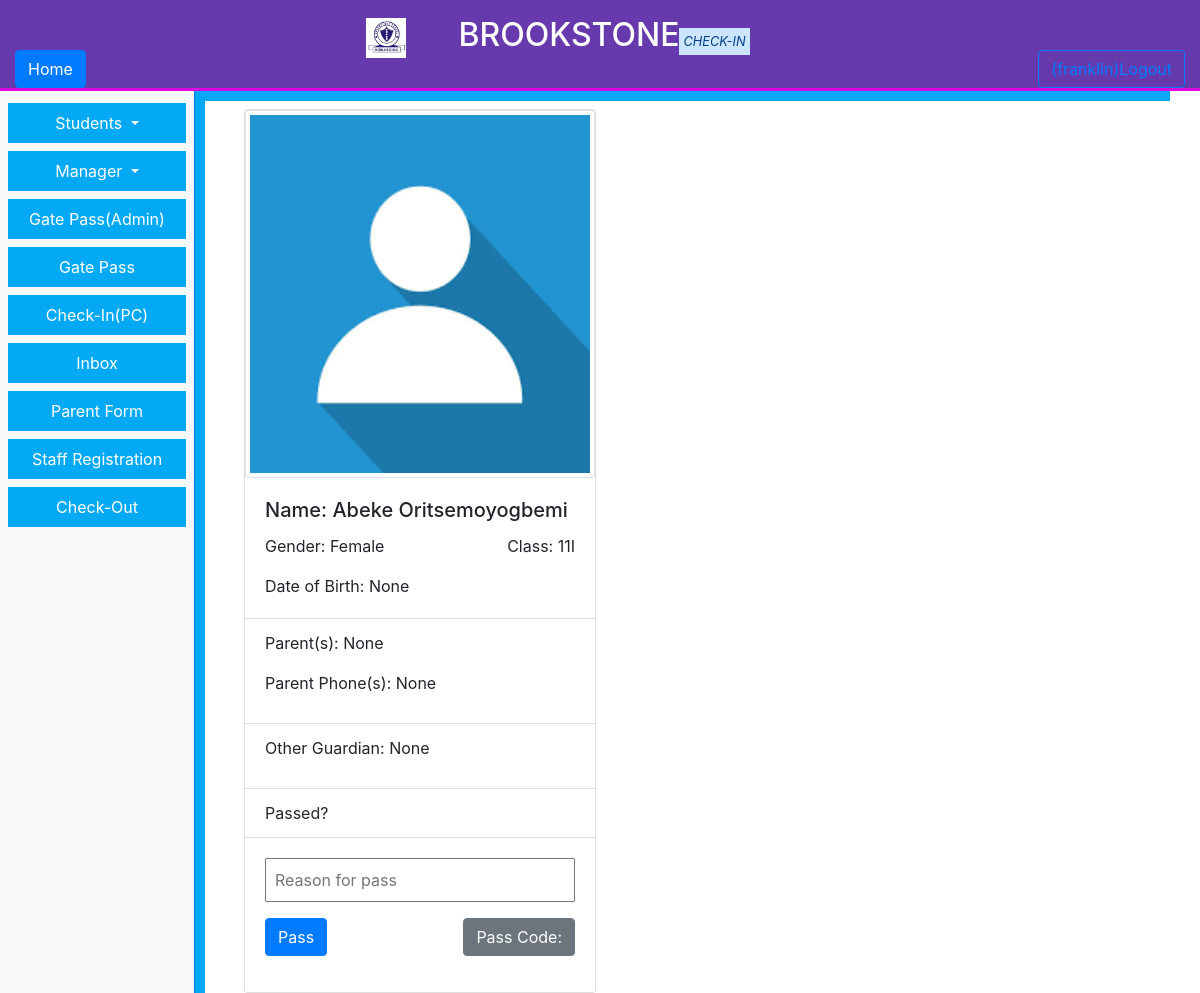
The app's page /Pass/viewCheckInProfileAdmin/5766 (signed in) with its own data.
### StudentManager/models.py (models this page shows, shortened)
class Students(models.Model):
    CheckinSeason = models.CharField(max_length=100, verbose_name="Check-In Season")
    SID = models.CharField(max_length=100, verbose_name="Student ID", null=True, blank=True)
    FirstName = models.CharField(max_length=100, verbose_name="First Name", null=True)
    MiddleName = models.CharField(max_length=100, verbose_name="Middle Name", null=True, blank=True)
    LastName = models.CharField(max_length=100, verbose_name="Last Name", null=True)
    gender = [('Select', 'Select'), ('Male', 'Male'), ('Female', 'Female')]
    Gender = models.CharField(max_length=100, choices=gender, null=True)
    DateOfBirth = models.DateField(verbose_name="Date of Birth", null=True, blank=True)
    ReasonForAllowing = models.CharField(max_length=100, blank=True, verbose_name="Reason for Allowing",
                                         default="Fulfilled all requirements.")
    width_field = 600
    height_field = 400
    photo = models.ImageField(upload_to="upload/%Y/%M/%D/", default="default.png", max_length=255, width_field="width_field",
                              height_field="height_field", verbose_name="Student's Passport")
    yeargroup = [
        ('7', '7'), ('8', '8'), ('9', '9'), ('10', '10'), ('11', '11'), ('12', '12')
    ]
    YearGroup = models.CharField(max_length=10, verbose_name="Year Group", null=True)
    classname = [
                 ('07B', '07B'), ('07S', '07S'), ('07I', '07I'), ('07P', '07P'), ('07R', '07R'),
                 ('08B', '08B'), ('08S', '08S'), ('08I', '08I'), ('08P', '08P'), ('08R', '08R'),
                 ('09B', '09B'), ('09S', '09S'), ('09I', '09I'), ('09P', '09P'),
                 ('10B', '10B'), ('10S', '10S'), ('10I', '10I'), ('10P', '10P'),
                 ('11B', '11B'), ('11S', '11S'), ('11I', '11I'), ('11P', '11P'),
                 ('12B', '12B'), ('12S', '12S'), ('12I', '12I'), ('12P', '12P'), ('IFY', 'IFY'),]
    ClassName = models.CharField(max_length=5, choices=classname, verbose_name="Class Name", null=True)
    term = [('Select', 'Select'), ('Autumn', 'Autumn'), ('Spring', 'Spring'), ('Summer', 'Summer')]
    Term = models.CharField(max_length=10, verbose_name="Term", null=True, choices=term, blank=True)
    AcademicSession = models.CharField(max_length=15, verbose_name="Academic Session", null=True, blank=True)
    DateOfAdmission = models.DateField(verbose_name="Date of Admission", null=True, blank=True)
    checked = [
        ('No', 'No'),
        ('Yes', 'Yes')
    ]
    Clear = models.CharField(max_length=3, verbose_name="Allow to check-in?", choices=checked, default="No")
    CheckedIn = models.CharField(max_length=3, verbose_name="Checked-In", choices=checked, default="No")
    CheckedOut = models.CharField(max_length=3, verbose_name="Checked-Out", choices=checked, default="No")
    Parent1 = models.CharField(max_length=50, verbose_name="Parent Name", null=True, blank=True)
    Parent2 = models.CharField(max_length=50, verbose_name="Other Name", null=True, blank=True)
    ParentEmail = models.EmailField(max_length=100, verbose_name="Parent Email", null=True, blank=True)
    Parent1Phone = models.CharField(max_length=15, verbose_name="Parent Phone", null=True, blank=True)
    Parent2Phone = models.CharField(max_length=15, verbose_name="Other Phone", null=True, blank=True)
    Parent1Address = models.CharField(max_length=255, verbose_name="Parent Address", null=True, blank=True)
    Parent2Address = models.CharField(max_length=255, verbose_name="Other Address", null=True, blank=True)
    ParentPhoto = models.ImageField(upload_to="upload/%Y/%M/%D/", default="default.png", max_length=255,
                              width_field="width_field",
                              height_field="height_field", verbose_name="Parent's Passport")
    OtherPhoto = models.ImageField(upload_to="upload/%Y/%M/%D/", default="default.png", max_length=255,
                              width_field="width_field",
                              height_field="height_field", verbose_name="Other's Passport")
    Parent1Temp = models.CharField(max_length=50, verbose_name="Parent Name", null=True, blank=True)
    Parent2Temp = models.CharField(max_length=50, verbose_name="Other Name", null=True, blank=True)
    ParentEmailTemp = models.EmailField(max_length=100, verbose_name="Parent Email", null=True, blank=True)
    Parent1PhoneTemp = models.CharField(max_length=15, verbose_name="Parent Phone", null=True, blank=True)
    Parent2PhoneTemp = models.CharField(max_length=15, verbose_name="Other Phone", null=True, blank=True)
    Parent1AddressTemp = models.CharField(max_length=255, verbose_name="Parent Address", null=True, blank=True)
    Parent2AddressTemp = models.CharField(max_length=255, verbose_name="Other Address", null=True, blank=True)
    ParentPhotoTemp = models.ImageField(upload_to="upload/%Y/%M/%D/", default="default.png", max_length=255,
                                    width_field="width_field",
                                    height_field="height_field", verbose_name="Parent's Passport")
    OtherPhotoTemp = models.ImageField(upload_to="upload/%Y/%M/%D/", default="default.png", max_length=255,
                                   width_field="width_field",
                                   height_field="height_field", verbose_name="Other's Passport")
    Alternative = models.BooleanField(max_length=5, verbose_name="Please allow my child to be checked-in by the person whose details are provided below.",
                                      default=False)
    Inbox_timestamp = models.DateTimeField(auto_now_add=True)
    Approved = models.BooleanField(max_length=5, verbose_name="Approved", default=False)
    CheckInTime = models.DateTimeField(null=True, blank=True)
    CheckedInBy = models.CharField(max_length=50, verbose_name="Checked-In by")
    CheckOutTime = models.DateTimeField(null=True, blank=True)
    CheckedOutBy = models.CharField(max_length=50, verbose_name="Checked-Out by")
    CheckOutSeason = models.CharField(max_length=50, verbose_name="Check-Out Season")
    class Meta:
        verbose_name = "Students"
        verbose_name_plural = "Students"

### Dashboard/decorators.py (the view)
    def wrapper_func(request, *args, **kwargs):
        if (request.user.has_perm("StudentManager.view_account") or request.user.has_perm("StudentManager.view_schooladmin")
            or request.user.has_perm("StudentManager.view_admin")):
            return view_func(request, *args, **kwargs)
        else:
            return redirect("login")

### Pass/views.py (called while the page is built)
@login_required(login_url='login')
@management
def viewCheckInProfileAdmin(request, pk):
    student = Students.objects.get(pk=pk)
    season = CurrentSeason.objects.get(pk=1).Season
    checkin = ""
    allowed = ""
    if CheckIn.objects.filter(Student=student, Season=season).exists():
        checkedIn = "Yes"
        checkin = CheckIn.objects.get(Student=student, Season=season)
    else:
        checkedIn = "No"
    if Allowed.objects.filter(Student=student, Season=season).exists():
        allowed = Allowed.objects.get(Student=student, Season=season)
    else:
        allowed = ""
    return render(request, "checkInProfilePassAdmin.html", {'student': student, 'checkedIn': checkedIn, 'checkin': checkin,
                                                   'allowed': allowed})

### Pass/templates/checkInProfilePassAdmin.html (shortened to what this page needs)
{% extends "base.html" %}
    {% load static %}
{% load bootstrap4 %}
{% block content %}
    <div class="pl-4 pt-2">
        <div class="card" style="width: 22rem;">
          <img class="card-img-top img-thumbnail" src="{{ student.photo.url }}" alt="{{ student.LastName }}" style="height: 23rem; width: 22rem;">
          <div class="card-body">
            <h5 class="card-title">Name: {{ student.LastName }} {{ student.Middle }} {{ student.FirstName }}</h5>
            <p class="card-text"><span>Gender: {{ student.Gender }}</span><span class="float-right">Class: {{ student.ClassName }}</span></p>
            <p class="card-text"><span>Date of Birth: {{ student.DateOfBirth }}</span></p>
          </div>
          <ul class="list-group list-group-flush">
            <li class="list-group-item"><p>Parent(s): {{ student.Parent1 }}</p>
                                        <p>Parent Phone(s): {{ student.Parent1Phone }} &nbsp
            </li>
            <li class="list-group-item"><p>Other Guardian: {{ student.Parent1 }}</p></li>
            <li class="list-group-item">Passed? {{ checkin.Passed }}
            </li>
          </ul>
          <div class="card-body">
                {% if checkin.Passed == "Yes" %}
                        <button class="btn btn-success" type="submit" value="save" disabled>Passed</button>
                        <span class="float-right btn btn-secondary">Pass Code: {{ checkin.PassCode }}</span>
                {% else %}
                    <form method="POST" action="/Pass/Pass_Admin/{{ student.pk }}" >
                        <input class="d-block col-12 mb-3 p-2" type="type" name="reason" placeholder="Reason for pass">
                        <button class="btn btn-primary" type="submit" value="save" onClick="window.location.reload();">Pass</button>
                        <span class="float-right btn btn-secondary">Pass Code: {{ checkin.PassCode }}</span>
                    </form>
                {% endif %}
          </div>
        </div>
    </div>
{% endblock %}

### records on screen
Students: photo (placeholder picture), LastName "Abeke", FirstName "Oritsemoyogbemi", Gender "Female", ClassName "11I", DateOfBirth "None", Parent1 "None", Parent1Phone "None"
